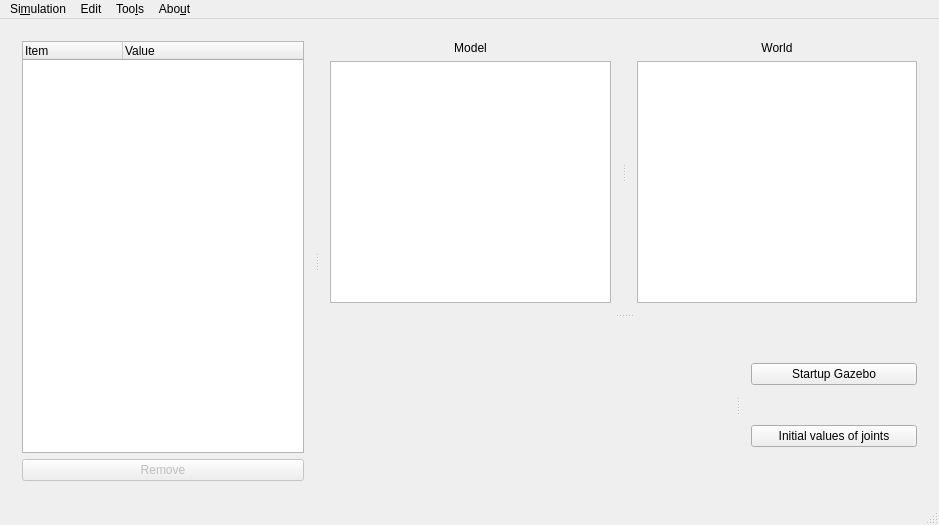
<?xml version="1.0" encoding="UTF-8"?>
<ui version="4.0">
 <class>MainWindow</class>
 <widget class="QMainWindow" name="MainWindow">
  <property name="geometry">
   <rect>
    <x>0</x>
    <y>0</y>
    <width>939</width>
    <height>525</height>
   </rect>
  </property>
  <property name="windowTitle">
   <string>MainWindow</string>
  </property>
  <widget class="QWidget" name="centralWidget">
   <layout class="QHBoxLayout" name="horizontalLayout_2">
    <item>
     <widget class="QSplitter" name="splitter">
      <property name="orientation">
       <enum>Qt::Horizontal</enum>
      </property>
      <widget class="QWidget" name="">
       <layout class="QVBoxLayout" name="verticalLayout_2">
        <item>
         <widget class="QTreeWidget" name="treeWidget">
          <property name="minimumSize">
           <size>
            <width>250</width>
            <height>400</height>
           </size>
          </property>
          <column>
           <property name="text">
            <string>Item</string>
           </property>
          </column>
          <column>
           <property name="text">
            <string>Value</string>
           </property>
          </column>
         </widget>
        </item>
        <item>
         <widget class="QPushButton" name="removePushButton">
          <property name="enabled">
           <bool>false</bool>
          </property>
          <property name="text">
           <string>Remove</string>
          </property>
         </widget>
        </item>
       </layout>
      </widget>
      <widget class="QSplitter" name="rightSideSplitter">
       <property name="orientation">
        <enum>Qt::Vertical</enum>
       </property>
       <widget class="QSplitter" name="worldModelSplliter">
        <property name="orientation">
         <enum>Qt::Horizontal</enum>
        </property>
        <widget class="QFrame" name="modelFrame">
         <property name="frameShape">
          <enum>QFrame::NoFrame</enum>
         </property>
         <property name="frameShadow">
          <enum>QFrame::Raised</enum>
         </property>
         <layout class="QVBoxLayout" name="verticalLayout">
          <item>
           <widget class="QLabel" name="modelLabel">
            <property name="text">
             <string>Model</string>
            </property>
            <property name="alignment">
             <set>Qt::AlignCenter</set>
            </property>
            <property name="buddy">
             <cstring>modelGraphicsView</cstring>
            </property>
           </widget>
          </item>
          <item>
           <widget class="QGraphicsView" name="modelGraphicsView"/>
          </item>
         </layout>
        </widget>
        <widget class="QFrame" name="worldFrame">
         <property name="frameShape">
          <enum>QFrame::NoFrame</enum>
         </property>
         <property name="frameShadow">
          <enum>QFrame::Raised</enum>
         </property>
         <layout class="QVBoxLayout" name="worldFrameLayout">
          <item>
           <widget class="QLabel" name="worldLabel">
            <property name="text">
             <string>World</string>
            </property>
            <property name="alignment">
             <set>Qt::AlignCenter</set>
            </property>
            <property name="buddy">
             <cstring>worldGraphicsView</cstring>
            </property>
           </widget>
          </item>
          <item>
           <widget class="QGraphicsView" name="worldGraphicsView"/>
          </item>
         </layout>
        </widget>
       </widget>
       <widget class="QSplitter" name="lowerRightSideSplitter">
        <property name="orientation">
         <enum>Qt::Horizontal</enum>
        </property>
        <widget class="QFrame" name="provantLogoFrame">
         <property name="frameShape">
          <enum>QFrame::NoFrame</enum>
         </property>
         <property name="frameShadow">
          <enum>QFrame::Raised</enum>
         </property>
         <layout class="QHBoxLayout" name="horizontalLayout">
          <item>
           <widget class="QLabel" name="provantLogoDisplay">
            <property name="sizePolicy">
             <sizepolicy hsizetype="MinimumExpanding" vsizetype="MinimumExpanding">
              <horstretch>0</horstretch>
              <verstretch>0</verstretch>
             </sizepolicy>
            </property>
            <property name="minimumSize">
             <size>
              <width>291</width>
              <height>121</height>
             </size>
            </property>
            <property name="text">
             <string/>
            </property>
            <property name="scaledContents">
             <bool>false</bool>
            </property>
            <property name="alignment">
             <set>Qt::AlignCenter</set>
            </property>
           </widget>
          </item>
         </layout>
        </widget>
        <widget class="QFrame" name="buttonsFrame">
         <property name="frameShape">
          <enum>QFrame::NoFrame</enum>
         </property>
         <property name="frameShadow">
          <enum>QFrame::Plain</enum>
         </property>
         <layout class="QVBoxLayout" name="verticalLayout_3">
          <item>
           <widget class="QPushButton" name="startGazeboPushButton">
            <property name="text">
             <string>Startup Gazebo</string>
            </property>
           </widget>
          </item>
          <item>
           <widget class="QPushButton" name="jointValuesPushButton">
            <property name="text">
             <string>Initial values of joints</string>
            </property>
           </widget>
          </item>
         </layout>
        </widget>
       </widget>
      </widget>
     </widget>
    </item>
   </layout>
  </widget>
  <widget class="QMenuBar" name="menuBar">
   <property name="geometry">
    <rect>
     <x>0</x>
     <y>0</y>
     <width>939</width>
     <height>23</height>
    </rect>
   </property>
   <widget class="QMenu" name="menuSimulation">
    <property name="title">
     <string>Si&amp;mulation</string>
    </property>
    <addaction name="actionNew"/>
    <addaction name="actionOpen"/>
    <addaction name="actionSave"/>
    <addaction name="actionExit"/>
   </widget>
   <widget class="QMenu" name="menuEdit">
    <property name="title">
     <string>Edit</string>
    </property>
    <widget class="QMenu" name="menuModel">
     <property name="title">
      <string>&amp;Model</string>
     </property>
     <addaction name="actionNewModel"/>
    </widget>
    <addaction name="menuModel"/>
   </widget>
   <widget class="QMenu" name="menuAbout">
    <property name="title">
     <string>Abo&amp;ut</string>
    </property>
    <addaction name="actionAbout"/>
   </widget>
   <widget class="QMenu" name="menuTools">
    <property name="title">
     <string>Too&amp;ls</string>
    </property>
    <addaction name="actionOptions"/>
   </widget>
   <addaction name="menuSimulation"/>
   <addaction name="menuEdit"/>
   <addaction name="menuTools"/>
   <addaction name="menuAbout"/>
  </widget>
  <widget class="QStatusBar" name="statusBar"/>
  <action name="actionNew">
   <property name="text">
    <string>&amp;New</string>
   </property>
  </action>
  <action name="actionSave">
   <property name="text">
    <string>&amp;Save</string>
   </property>
  </action>
  <action name="actionExit">
   <property name="text">
    <string>&amp;Exit</string>
   </property>
  </action>
  <action name="actionAdd">
   <property name="text">
    <string>New</string>
   </property>
  </action>
  <action name="actionDelete">
   <property name="text">
    <string>Delete</string>
   </property>
  </action>
  <action name="actionChoose">
   <property name="text">
    <string>World</string>
   </property>
  </action>
  <action name="actionParameters">
   <property name="text">
    <string>Parameters</string>
   </property>
  </action>
  <action name="actionStrategy_control">
   <property name="text">
    <string>Control Strategy</string>
   </property>
  </action>
  <action name="actionSensors">
   <property name="text">
    <string>Sensors</string>
   </property>
  </action>
  <action name="actionActuators">
   <property name="text">
    <string>Actuators</string>
   </property>
  </action>
  <action name="actionSave_2">
   <property name="text">
    <string>Save</string>
   </property>
  </action>
  <action name="actionSave_as">
   <property name="text">
    <string>Save as</string>
   </property>
  </action>
  <action name="actionDelete_2">
   <property name="text">
    <string>Delete</string>
   </property>
  </action>
  <action name="actionPhysics">
   <property name="text">
    <string>Physics</string>
   </property>
  </action>
  <action name="actionGravity">
   <property name="text">
    <string>Gravity</string>
   </property>
  </action>
  <action name="actionParameters_2">
   <property name="text">
    <string>Parameters</string>
   </property>
  </action>
  <action name="actionSernsors">
   <property name="text">
    <string>Sensors</string>
   </property>
  </action>
  <action name="actionActuators_2">
   <property name="text">
    <string>Actuators</string>
   </property>
  </action>
  <action name="actionControl_Strategy">
   <property name="text">
    <string>Control Strategy</string>
   </property>
  </action>
  <action name="actionNewModel">
   <property name="text">
    <string>&amp;New</string>
   </property>
  </action>
  <action name="actionRemove">
   <property name="text">
    <string>Remove</string>
   </property>
  </action>
  <action name="actionSensors_2">
   <property name="text">
    <string>Sensors</string>
   </property>
  </action>
  <action name="actionActuators_3">
   <property name="text">
    <string>Actuators</string>
   </property>
  </action>
  <action name="actionControl_Strategy_2">
   <property name="text">
    <string>Control Strategy</string>
   </property>
  </action>
  <action name="actionEdit_link">
   <property name="text">
    <string>Link</string>
   </property>
  </action>
  <action name="actionOint">
   <property name="text">
    <string>Joint</string>
   </property>
  </action>
  <action name="actionPlugin">
   <property name="text">
    <string>Plugin</string>
   </property>
  </action>
  <action name="actionEdit">
   <property name="text">
    <string>Edit</string>
   </property>
  </action>
  <action name="actionOpen">
   <property name="text">
    <string>&amp;Open</string>
   </property>
  </action>
  <action name="actionAbout">
   <property name="text">
    <string>&amp;About ProVANT Simulator</string>
   </property>
  </action>
  <action name="actionOptions">
   <property name="text">
    <string>&amp;Options</string>
   </property>
  </action>
 </widget>
 <layoutdefault spacing="6" margin="11"/>
 <resources/>
 <connections/>
</ui>
